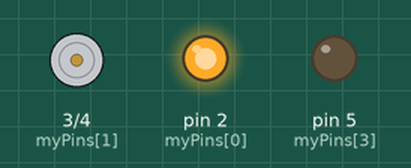
Bench run of a sketch on a simulated Arduino Uno, built with avr-gcc and run on an emulated ATmega328P. On the bench: motor-driver pin pairs drawn as motors (green arrow = first pin HIGH = forward, orange = second pin HIGH = backward, longer = more drive), output pins drawn as LEDs (lit = HIGH).

Above: at 0.5 s.
At 1.5 s:
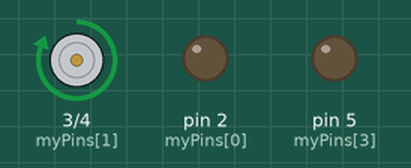
At 2.5 s:
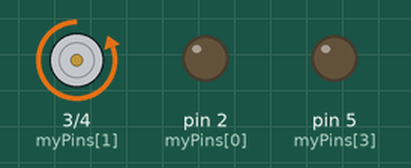
At 3.5 s:
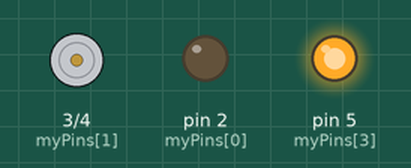
Timing chart, 0 to 5.2 s (numbered marks = the images above):
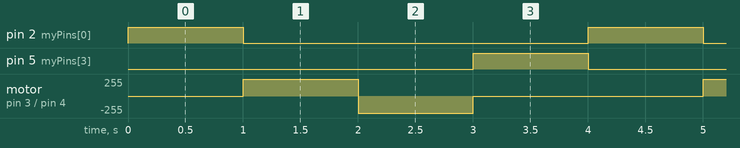

The sketch:

lab1.ino
```cpp
#define NR_LEDS 4
const int myPins[NR_LEDS] = {2, 3, 4, 5};

#define TIME_1S 1000

void setup() {
  for(int i = 0; i < NR_LEDS; i++) {
    pinMode(myPins[i], OUTPUT);
    digitalWrite(myPins[i], LOW);
  }
}


void loop() {
  for(int i = 0; i < NR_LEDS; i++) {
    digitalWrite(myPins[i], HIGH);
    delay(TIME_1S);
    digitalWrite(myPins[i], LOW);
  }
}
```

Measured:
- by itself, pin 2 (myPins[0]), pin 5 (myPins[3]): alternates HIGH for 1.0 s and LOW for 3.0 s
- by itself, motor on pin 3 (myPins[1]) / pin 4 (myPins[2]): repeats every 4.0 s: backward 255/255 1.0 s, stopped 2.0 s, forward 255/255 1.0 s
